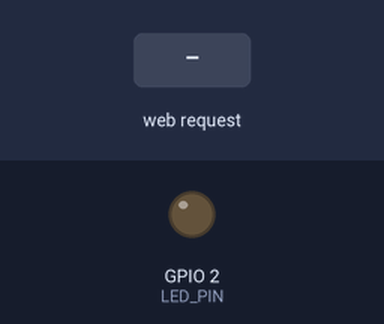
This sketch was run on a simulated ESP32. On the bench: output pins drawn as LEDs (lit = HIGH). The test bench sets the inputs (shaded band). WiFi joins after 1.5 s; servers stay silent unless stated; what the sketch prints to the serial monitor is not drawn.

Above: at 1.2 s.
1.3 s: HTTP request GET /on received
At 2.4 s:
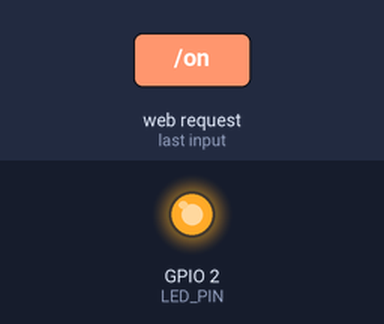
2.8 s: HTTP request GET /off received
At 3.6 s:
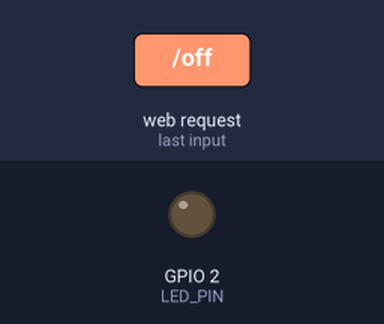
Timing chart, 0 to 5.8 s (numbered marks = the images above; inputs shaded):
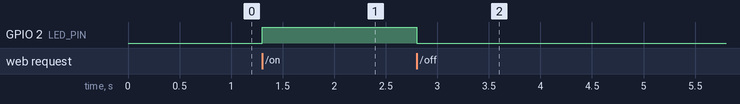

Measured:
- after the input at 1.3 s, GPIO 2 (LED_PIN): LOW → HIGH at once
- after the input at 2.8 s, GPIO 2 (LED_PIN): HIGH → LOW at once

The sketch:

sketch_jun21a.ino
```cpp
#include <WiFi.h>
#include <WebServer.h>

//const char* ssid = "ESP32-LAB092";
//const char* password = "12345678";
const char* ap_ssid = "ESP32-LAB092";
const char* ap_pass = "12345678"; // 至少8位
const int LED_PIN = 2; // D2 常见为 GPIO2

WebServer server(80);

String makePage() {
  String state = digitalRead(LED_PIN) ? "ON" : "OFF";
  String html = R"rawliteral(
<!DOCTYPE html>
<html lang="zh-CN">
<head>
  <meta charset="UTF-8">
  <meta name="viewport" content="width=device-width, initial-scale=1.0">
  <title>实验2</title>
</head>
<body style="font-family:Arial; text-align:center; margin-top:50px;">
  <h1>第二部分：按钮控制 LED</h1>
  <p>当前状态：<b>)rawliteral" + state + R"rawliteral(</b></p>
  <a href="/on"><button style="padding:10px 20px;">点亮 LED</button></a>
  <a href="/off"><button style="padding:10px 20px;">熄灭 LED</button></a>
</body>
</html>
)rawliteral";
  return html;
}

void handleRoot() {
  server.send(200, "text/html; charset=UTF-8", makePage());
}

void handleOn() {
  digitalWrite(LED_PIN, HIGH);
  server.sendHeader("Location", "/");
  server.send(303);
}

void handleOff() {
  digitalWrite(LED_PIN, LOW);
  server.sendHeader("Location", "/");
  server.send(303);
}

void setup() {
  Serial.begin(115200);
  pinMode(LED_PIN, OUTPUT);
  digitalWrite(LED_PIN, LOW);

  //WiFi.begin(ssid, password);
  //Serial.print("连接WiFi");
  //while (WiFi.status() != WL_CONNECTED) {
    //delay(500);
   // Serial.print(".");
  //}
  //Serial.println("\n连接成功");
  //Serial.print("访问地址: http://");
  //Serial.println(WiFi.localIP());
WiFi.mode(WIFI_AP);
WiFi.softAP(ap_ssid, ap_pass);

Serial.println("AP已开启");
Serial.print("AP IP: ");
Serial.println(WiFi.softAPIP()); // 通常 192.168.4.1
  server.on("/", handleRoot);
  server.on("/on", handleOn);
  server.on("/off", handleOff);
  server.begin();
}

void loop() {
  server.handleClient();
}
```
